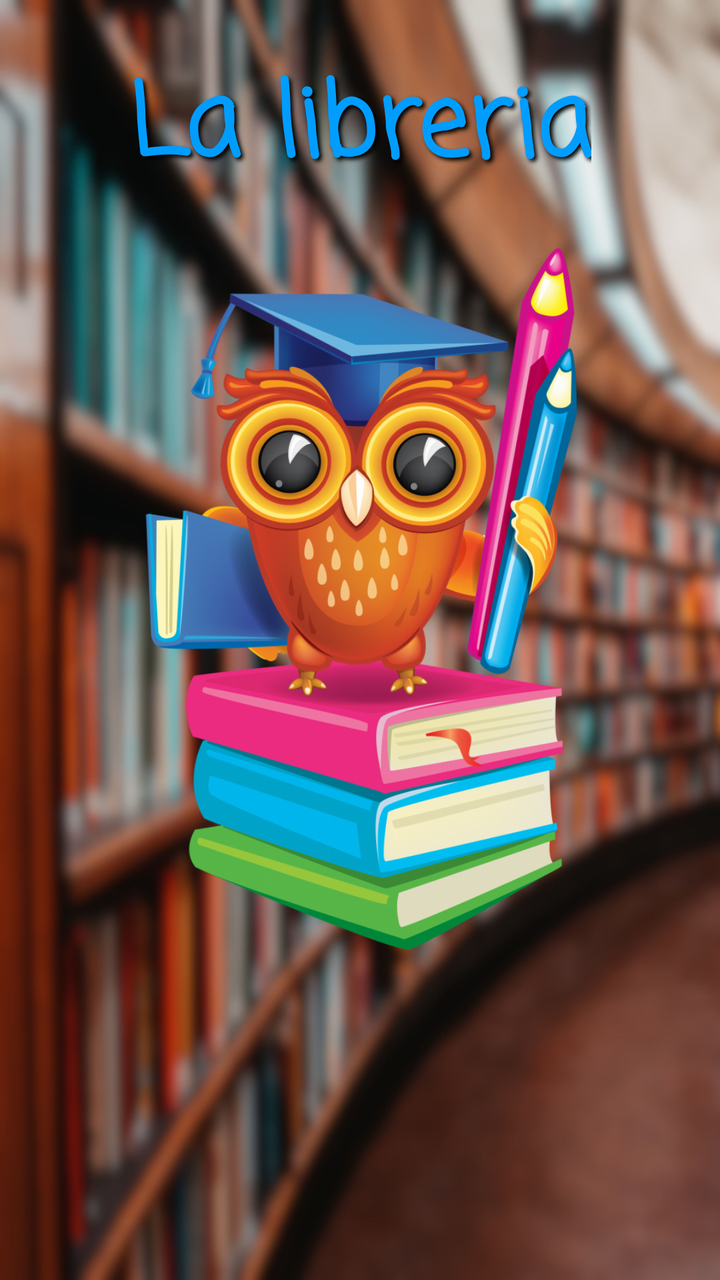
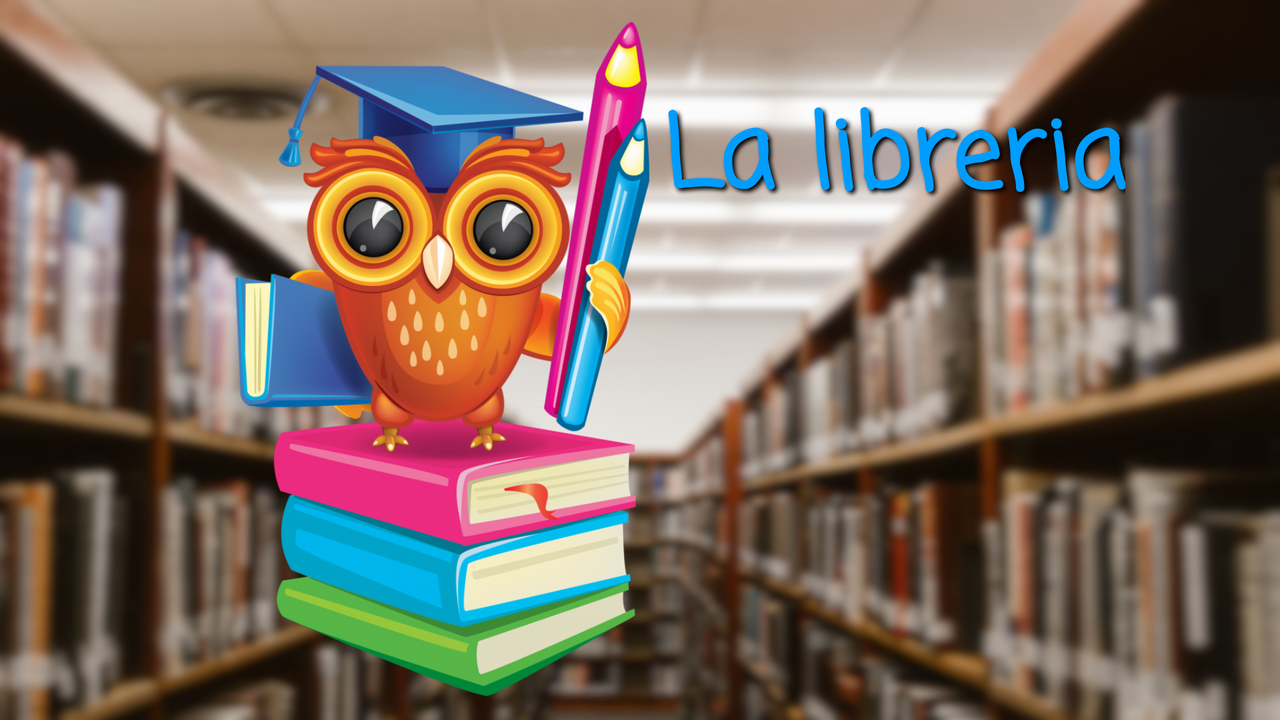

The same Android screen from two of the app's own layout files: first res/layout/ as a phone draws it, then the repository's variant for another configuration, drawn on a device whose configuration selects that folder. Both files follow.
<!-- AndroidManifest.xml: application theme Theme.AppCompat.NoActionBar -->
<!-- res/layout/activity_main.xml -->
<?xml version="1.0" encoding="utf-8"?>
<androidx.constraintlayout.widget.ConstraintLayout xmlns:android="http://schemas.android.com/apk/res/android"
    xmlns:app="http://schemas.android.com/apk/res-auto"
    xmlns:tools="http://schemas.android.com/tools"
    android:id="@+id/layoutPrincipal"
    android:layout_width="match_parent"
    android:layout_height="match_parent"
    android:background="@drawable/inicio_portrait_blur_compressor"
    tools:context=".Activity_main">

    <TextView
        android:id="@+id/textView"
        style="@style/textviewInicio"
        android:layout_marginTop="56dp"
        android:layout_marginBottom="50dp"
        android:text="@string/textviewHome"
        app:layout_constraintBottom_toTopOf="@+id/imageView"
        app:layout_constraintEnd_toEndOf="parent"
        app:layout_constraintStart_toStartOf="parent"
        app:layout_constraintTop_toTopOf="parent" />

    <ImageView
        android:id="@+id/imageView"
        android:layout_width="0dp"
        android:layout_height="356dp"
        android:adjustViewBounds="false"
        android:contentDescription="@string/logoinicial"
        android:cropToPadding="false"
        app:layout_constraintBottom_toBottomOf="parent"
        app:layout_constraintEnd_toEndOf="parent"
        app:layout_constraintHorizontal_bias="0.0"
        app:layout_constraintStart_toStartOf="parent"
        app:layout_constraintTop_toTopOf="parent"
        app:layout_constraintVertical_bias="0.429"
        app:srcCompat="@drawable/icon_dashboard" />

    <LinearLayout
        android:id="@+id/contenedorInicio"
        android:layout_width="0dp"
        android:layout_height="191dp"
        android:gravity="center_horizontal"
        android:orientation="vertical"
        app:layout_constraintBottom_toBottomOf="parent"
        app:layout_constraintEnd_toEndOf="parent"
        app:layout_constraintStart_toStartOf="parent">

    </LinearLayout>


</androidx.constraintlayout.widget.ConstraintLayout>
<!-- resources referenced by this layout -->
<resources>
  <!-- drawable icon_dashboard: png bitmap (drawable, 379983 bytes) -->
  <!-- drawable inicio_portrait_blur_compressor: jpg bitmap (drawable-port, 280788 bytes) -->
  <string name="logoinicial">logoInicial</string>
  <string name="textviewHome">La libreria</string>
  <style name="textviewInicio">
          <item name="android:fontFamily">casual</item>
          <item name="android:textSize">50sp</item>
          <item name="android:layout_width">wrap_content</item>
          <item name="android:layout_height">wrap_content</item>
          <item name="android:textAlignment">center</item>
          <item name="android:textColor">#009DFF</item>
          <item name="android:textStyle">bold</item>
          <item name="android:gravity">center</item>
          <item name="android:shadowColor">#000</item>
          <item name="android:shadowDx">4</item>
          <item name="android:shadowDy">4</item>
          <item name="android:shadowRadius">5</item>
      </style>
</resources>
<!-- res/layout-land/activity_main.xml (the repository's variant of the layout above) -->
<!-- drawn on the phone turned sideways -->
<?xml version="1.0" encoding="utf-8"?>
<androidx.constraintlayout.widget.ConstraintLayout xmlns:android="http://schemas.android.com/apk/res/android"
    xmlns:app="http://schemas.android.com/apk/res-auto"
    xmlns:tools="http://schemas.android.com/tools"
    android:id="@+id/layoutPrincipal"
    android:layout_width="match_parent"
    android:layout_height="match_parent"
    android:background="@drawable/inicio_landscape_blur_compressor"
    tools:context=".Activity_main">

    <TextView
        android:id="@+id/textView"
        style="@style/textviewInicio"
        android:text="@string/textviewHome"
        android:layout_height="wrap_content"
        android:layout_marginTop="37dp"
        android:layout_marginBottom="1dp"
        app:layout_constraintBottom_toTopOf="@+id/contenedorInicio"
        app:layout_constraintEnd_toEndOf="@+id/contenedorInicio"
        app:layout_constraintStart_toStartOf="@+id/contenedorInicio"
        app:layout_constraintTop_toTopOf="parent" />

    <ImageView
        android:id="@+id/imageView"
        android:layout_width="405dp"
        android:layout_height="0dp"
        android:layout_marginStart="18dp"
        android:layout_marginTop="9dp"
        android:layout_marginBottom="9dp"
        android:adjustViewBounds="false"
        android:contentDescription="@string/logoinicial"
        android:cropToPadding="false"
        app:layout_constraintBottom_toBottomOf="parent"
        app:layout_constraintStart_toStartOf="parent"
        app:layout_constraintTop_toTopOf="parent"
        app:srcCompat="@drawable/icon_dashboard" />

    <LinearLayout
        android:id="@+id/contenedorInicio"
        android:layout_width="298dp"
        android:layout_height="213dp"
        android:layout_marginEnd="44dp"
        android:layout_marginBottom="18dp"
        android:gravity="center_vertical"
        android:orientation="vertical"
        app:layout_constraintBottom_toBottomOf="parent"
        app:layout_constraintEnd_toEndOf="parent"
        app:layout_constraintTop_toBottomOf="@+id/textView">

    </LinearLayout>


</androidx.constraintlayout.widget.ConstraintLayout>
<!-- resources referenced by the variant -->
<!-- as the phone turned sideways resolves them -->
<resources>
  <!-- drawable icon_dashboard: png bitmap (drawable, 379983 bytes) -->
  <!-- drawable inicio_landscape_blur_compressor: jpg bitmap (drawable-land, 369388 bytes) -->
  <string name="logoinicial">logoInicial</string>
  <string name="textviewHome">La libreria</string>
  <style name="textviewInicio">
          <item name="android:fontFamily">casual</item>
          <item name="android:textSize">50sp</item>
          <item name="android:layout_width">wrap_content</item>
          <item name="android:layout_height">wrap_content</item>
          <item name="android:textAlignment">center</item>
          <item name="android:textColor">#009DFF</item>
          <item name="android:textStyle">bold</item>
          <item name="android:gravity">center</item>
          <item name="android:shadowColor">#000</item>
          <item name="android:shadowDx">4</item>
          <item name="android:shadowDy">4</item>
          <item name="android:shadowRadius">5</item>
      </style>
</resources>
